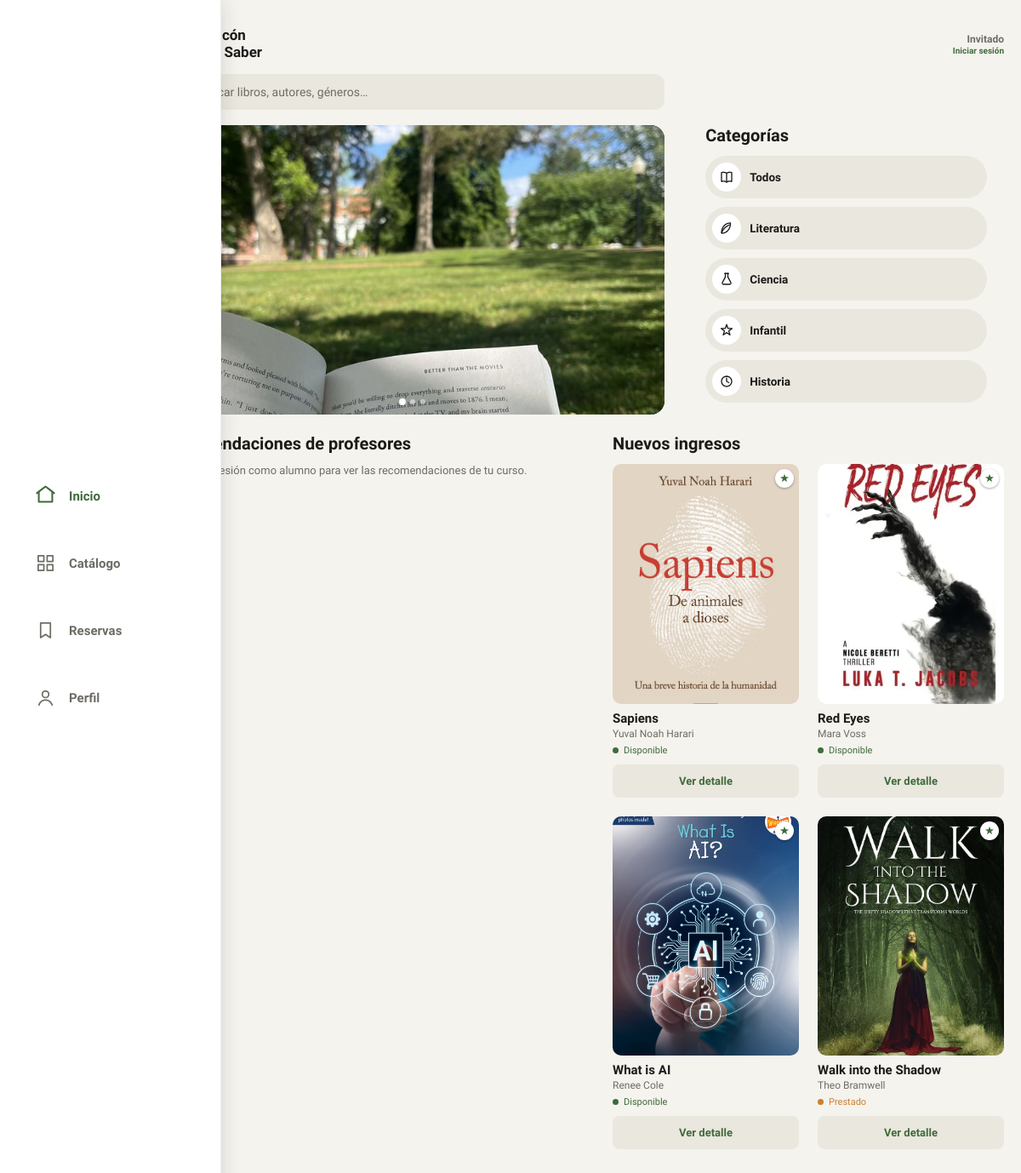
The page / on the database its author committed.
### tables this page shows
CREATE TABLE `libro` (
  `id_libro` bigint(20) UNSIGNED NOT NULL,
  `título` varchar(255) NOT NULL,
  `autor` varchar(255) NOT NULL,
  `categoria` varchar(30) NOT NULL DEFAULT 'literatura',
  `editorial` varchar(255) NOT NULL,
  `fecha_publicación` date NOT NULL,
  `portada` varchar(255) DEFAULT NULL,
  `descripcion` text DEFAULT NULL,
  `valoracion` decimal(2,1) DEFAULT NULL,
  `paginas` smallint(5) UNSIGNED DEFAULT NULL
);

### index.php (the view, shortened to what this page needs)
<?php
    $haySesion = isset($_SESSION['estudiante_id']);
    $haySesionProfesor = isset($_SESSION['profesor_id']);
    $cursoEstudiante = $haySesion ? ($_SESSION['estudiante_curso'] ?? '') : '';
    require 'Conexion.php';
    $idEstudianteActual = $haySesion ? (int) $_SESSION['estudiante_id'] : 0;
    $consultaLibros = $conexion->prepare(
        'SELECT l.id_libro, l.título AS titulo, l.autor, l.portada,
                SUM(CASE WHEN p.Id_ejemplar IS NULL THEN 1 ELSE 0 END) AS ejemplares_disponibles,
                (SELECT COUNT(*) FROM prestamo p2
                 JOIN ejemplar e2 ON e2.id_ejemplar = p2.Id_ejemplar
                 WHERE e2.id_libro = l.id_libro AND p2.Id_estudiante = ?
                   AND p2.estado_prestamo = 1) AS reservado_por_mi
         FROM libro l
         LEFT JOIN ejemplar e ON e.id_libro = l.id_libro
         LEFT JOIN prestamo p ON p.Id_ejemplar = e.id_ejemplar AND p.estado_prestamo = 1
         GROUP BY l.id_libro'
    );
    $consultaLibros->execute([$idEstudianteActual]);
    $porTitulo = [];
    while ($fila = $consultaLibros->fetch(PDO::FETCH_ASSOC)) {
        $porTitulo[$fila['titulo']] = [
            'id' => (int) $fila['id_libro'],
            'disponible' => ((int) $fila['ejemplares_disponibles']) > 0,
            'reservado' => ((int) $fila['reservado_por_mi']) > 0,
        ];
    }
    function estadoLibro($porTitulo, $titulo)
    {
        if (isset($porTitulo[$titulo])) {
            return $porTitulo[$titulo];
        }
        return ['id' => 0, 'disponible' => false, 'reservado' => false];
    }
    $recomendados = [];
?>
<!DOCTYPE html>
<html lang="es">
<?php require 'componentes/head.php'; ?>
<body>
    <main class="aplicacion">
        <?php require 'componentes/encabezado-logo.php'; ?>
        <form class="buscador" role="search" action="catalogo.php" method="get">
            <input type="search" name="buscar" class="buscador__campo" placeholder="Buscar libros, autores, géneros…"
                aria-label="Buscar libros">
        </form>
        <div class="home-franja-superior">
            <section class="destacado" aria-label="Destacado">
                <article class="destacado__tarjeta destacado__tarjeta--carrusel">
                    <div class="carrusel-banner" id="carrusel-banner">
                        <div class="carrusel-banner__pista" id="carrusel-banner-pista">
                            <figure class="carrusel-banner__slide">
                                <img src="imagenes/banner-1.jpg" alt="">
                            </figure>
                        </div>
                        <div class="carrusel-banner__puntos" id="carrusel-banner-puntos">
                            <span class="carrusel-banner__punto carrusel-banner__punto--activo"></span>
                            <span class="carrusel-banner__punto"></span>
                            <span class="carrusel-banner__punto"></span>
                        </div>
                    </div>
                </article>
            </section>
            <section class="categorias">
            <header class="seccion__encabezado">
                <h2>Categorías</h2>
            </header>
            <ul class="categorias__lista">
                <li><a href="catalogo.php?categoria=todos" class="categoria"><span>Todos</span></a></li>
                <li><a href="catalogo.php?categoria=literatura" class="categoria"><span>Literatura</span></a></li>
                <li><a href="catalogo.php?categoria=ciencia" class="categoria"><span>Ciencia</span></a></li>
                <li><a href="catalogo.php?categoria=infantil" class="categoria"><svg class="categoria__icono"
                            viewBox="0 0 24 24">
                            <polygon
                                points="12,3 14.12,9.09 20.56,9.22 15.42,13.11 17.29,19.28 12,15.6 6.71,19.28 8.58,13.11 3.44,9.22 9.88,9.09" />
                        </svg><span>Infantil</span></a></li>
                <li><a href="catalogo.php?categoria=historia" class="categoria"><svg class="categoria__icono"
                            viewBox="0 0 24 24">
                            <polygon
                                points="12,4 14.47,4.39 16.7,5.53 18.47,7.3 19.61,9.53 20,12 19.61,14.47 18.47,16.7 16.7,18.47 14.47,19.61 12,20 9.53,19.61 7.3,18.47 5.53,16.7 4.39,14.47 4,12 4.39,9.53 5.53,7.3 7.3,5.53 9.53,4.39" />
                            <polyline points="12,7 12,12 15.5,14" />
                        </svg><span>Historia</span></a></li>
            </ul>
            </section>
        </div>
        <div class="home-franja-libros">
        <section class="recomendados">
            <header class="seccion__encabezado">
                <h2>Recomendaciones de profesores</h2>
            </header>
            <?php if (empty($recomendados)): ?>
                <p class="buscador__sin-resultados">
                    <?php if ($haySesion): ?>
                        Todavía no hay recomendaciones de profesores para <?= htmlspecialchars($cursoEstudiante) ?>.
                    <?php elseif ($haySesionProfesor): ?>
                        Todavía no hay ninguna recomendación cargada.
                    <?php else: ?>
                        Iniciá sesión como alumno para ver las recomendaciones de tu curso.
                    <?php endif; ?>
                </p>
            <?php endif; ?>
        </section>
        <section class="nuevos-ingresos">
            <header class="seccion__encabezado">
                <h2>Nuevos ingresos</h2>
            </header>
            <ul class="libros__lista">
                <?php
                $nuevosIngresos = [
                    ['titulo' => 'Sapiens', 'autor' => 'Yuval Noah Harari', 'portada' => 'imagenes/sapiens.jpg'],
                    ['titulo' => 'Red Eyes', 'autor' => 'Mara Voss', 'portada' => 'imagenes/red-eyes.jpg'],
                    ['titulo' => 'What is AI', 'autor' => 'Renee Cole', 'portada' => 'imagenes/what-is-ai.jpg'],
                    ['titulo' => 'Walk into the Shadow', 'autor' => 'Theo Bramwell', 'portada' => 'imagenes/walk-into-the-shadow.jpg'],
                ];
                foreach ($nuevosIngresos as $item):
                    $estado = estadoLibro($porTitulo, $item['titulo']);
                    ?>
                    <li>
                        <article class="libro">
                            <figure class="libro__portada">
                                <img src="<?= htmlspecialchars($item['portada']) ?>"
                                    alt="Portada de <?= htmlspecialchars($item['titulo']) ?>">
                                <span class="insignia-nuevo" aria-label="Nuevo ingreso">
                                    <svg viewBox="0 0 24 24">
                                        <polygon
                                            points="12,3 14.12,9.09 20.56,9.22 15.42,13.11 17.29,19.28 12,15.6 6.71,19.28 8.58,13.11 3.44,9.22 9.88,9.09" />
                                    </svg>
                                </span>
                            </figure>
                            <h3 class="libro__titulo"><?= htmlspecialchars($item['titulo']) ?></h3>
                            <p class="libro__autor"><?= htmlspecialchars($item['autor']) ?></p>
                            <p class="libro__estado <?= $estado['reservado'] ? 'libro__estado--prestado' : ($estado['disponible'] ? 'libro__estado--disponible' : 'libro__estado--prestado') ?>">
                                <span class="libro__punto"></span><?= $estado['reservado'] ? 'Reservado' : ($estado['disponible'] ? 'Disponible' : 'Prestado') ?>
                            </p>
                            <a href="Detalle.php?libro=<?= $estado['id'] ?>" class="boton-detalle">Ver detalle</a>
                        </article>
                    </li>
                <?php endforeach; ?>
            </ul>
        </section>
        </div>
    </main>
    <?php $navActivo = 'inicio'; require 'componentes/nav-inferior.php'; ?>
</body>
</html>

### componentes/head.php (shortened to what this page needs)
<?php
$sinAnimaciones = $sinAnimaciones ?? false;
?>
<head>
    <link rel="stylesheet" href="style.css">
    <link rel="stylesheet" href="Detalle.css">
    <?php if (!$sinAnimaciones): ?>
        <link rel="stylesheet" href="Animaciones.css">
    <?php endif; ?>
</head>

### componentes/encabezado-logo.php (shortened to what this page needs)
<?php
$mostrarSesion = $mostrarSesion ?? true;
$haySesion = $haySesion ?? false;
$haySesionProfesor = $haySesionProfesor ?? false;
?>
<header class="encabezado">
    <a href="index.php" class="logotipo">
        <span class="logotipo__texto">Rincón<br>del Saber</span>
    </a>
    <?php if ($mostrarSesion): ?>
        <?php if ($haySesion): ?>
            <a href="Perfil.php" class="sesion-indicador">
                <span class="sesion-indicador__nombre"><?= htmlspecialchars($_SESSION['estudiante_nombre'] ?? '') ?></span>
                <span class="sesion-indicador__etiqueta">Ver perfil</span>
            </a>
        <?php else: ?>
            <a href="Login.php" class="sesion-indicador sesion-indicador--invitado">
                <span class="sesion-indicador__nombre">Invitado</span>
                <span class="sesion-indicador__etiqueta">Iniciar sesión</span>
            </a>
        <?php endif; ?>
    <?php endif; ?>
</header>

### componentes/nav-inferior.php (shortened to what this page needs)
<?php
$navActivo = $navActivo ?? '';
$haySesionProfesor = $haySesionProfesor ?? false;
function navClase(string $item, string $activo): string
{
    return 'navegacion-inferior__item' . ($item === $activo ? ' navegacion-inferior__item--activo' : '');
}
?>
<nav class="navegacion-inferior" aria-label="Navegación principal">
    <ul>
        <li><a href="index.php" class="<?= navClase('inicio', $navActivo) ?>"><svg viewBox="0 0 24 24">
                    <polyline points="3,11 7.5,7.5 12,4 16.5,7.5 21,11" />
                    <polyline points="5,10 5,15 5,20 12,20 19,20 19,15 19,10" />
                </svg><span>Inicio</span></a></li>
        <li><a href="catalogo.php" class="<?= navClase('catalogo', $navActivo) ?>"><svg viewBox="0 0 24 24">
                    <polygon points="3,3 10,3 10,10 3,10" />
                    <polygon points="14,3 21,3 21,10 14,10" />
                    <polygon points="3,14 10,14 10,21 3,21" />
                    <polygon points="14,14 21,14 21,21 14,21" />
                </svg><span>Catálogo</span></a></li>
        <?php if ($haySesionProfesor): ?>
            <li><a href="Recomendar.php" class="<?= navClase('reservas', $navActivo) ?>"><svg viewBox="0 0 24 24">
                        <polygon points="12,3 14.12,9.09 20.56,9.22 15.42,13.11 17.29,19.28 12,15.6 6.71,19.28 8.58,13.11 3.44,9.22 9.88,9.09" />
                    </svg><span>Recomendaciones</span></a></li>
        <?php else: ?>
            <li><a href="Reservas.php" class="<?= navClase('reservas', $navActivo) ?>"><svg viewBox="0 0 24 24">
                        <polygon points="6,3 12,3 18,3 18,12 18,21 15,19 12,17 9,19 6,21" />
                    </svg><span>Reservas</span></a></li>
        <?php endif; ?>
        <?php if ($haySesionProfesor): ?>
            <li><a href="Perfilprofesor.php" class="<?= navClase('perfil', $navActivo) ?>"><svg viewBox="0 0 24 24">
                        <ellipse cx="12" cy="8" rx="4" ry="4" />
                        <polyline
                            points="4,21 4.35,20.08 4.76,19.25 5.22,18.51 5.72,17.84 6.26,17.26 6.83,16.75 7.44,16.31 8.06,15.94 8.71,15.64 9.36,15.4 10.03,15.22 10.69,15.1 11.35,15.02 12,15 12.65,15.02 13.31,15.1 13.97,15.22 14.64,15.4 15.29,15.64 15.94,15.94 16.56,16.31 17.17,16.75 17.74,17.26 18.28,17.84 18.78,18.51 19.24,19.25 19.65,20.08 20,21" />
                    </svg><span>Perfil</span></a></li>
        <?php else: ?>
            <li><a href="Perfil.php" class="<?= navClase('perfil', $navActivo) ?>"><span>Perfil</span></a></li>
        <?php endif; ?>
    </ul>
</nav>

### Detalle.css (style rules this page uses)
a.boton-detalle { display: block; text-align: center; text-decoration: none; }

### Animaciones.css (style rules this page uses)
.encabezado, .encabezado-detalle, .buscador, .destacado, .categorias, .recomendados, .nuevos-ingresos, .catalogo, .detalle-libro, .detalle-libro__ficha, .detalle-libro__descripcion, .perfil-tarjeta, .perfil-stats, .perfil-menu, .perfil-biblioteca, .reservas-tabs, .reservas-lista, .filtro-curso, .auth-logo, .auth-formulario, .contacto-intro, .contacto-errores, .contacto-exito, .form-contacto { animation: entrada-suave 0.45s cubic-bezier(0.16, 1, 0.3, 1) both; }
.buscador, .contacto-intro { animation-delay: .03s; }
.destacado, .detalle-libro, .contacto-errores, .contacto-exito { animation-delay: .05s; }
.categorias, .detalle-libro__ficha, .form-contacto { animation-delay: .09s; }
.recomendados, .detalle-libro__descripcion { animation-delay: .13s; }
.nuevos-ingresos, .catalogo { animation-delay: .17s; }
.libro, .libro--catalogo, .reserva-tarjeta, .recomendar-tarjeta { animation: fundido-simple 0.4s ease both; }
.boton-reservar, .boton-secundario, .boton-detalle, .perfil-menu__item, .filtro-curso__chip, .categoria, .reservas-tabs__boton, .navegacion-inferior__item, .modal__cerrar, .boton-volver { transition: transform .15s ease, background-color .2s ease, color .2s ease, box-shadow .2s ease, opacity .2s ease; }
.navegacion-inferior__item svg { transition: transform .25s cubic-bezier(0.34, 1.56, 0.64, 1); }
.navegacion-inferior__item--activo svg { transform: translateY(-2px) scale(1.18); }
.insignia-nuevo, .insignia-recomendado, .contacto-exito svg { animation: insignia-pop 0.4s cubic-bezier(0.34, 1.56, 0.64, 1) both; animation-delay: .2s; }

### rows shown on the page
libro: portada (picture), título "Sapiens", autor "Yuval Noah Harari", shows "Disponible"
libro: portada (picture), título "Red Eyes", autor "Mara Voss", shows "Disponible"
libro: portada (picture), título "What is AI", autor "Renee Cole", shows "Disponible"
libro: portada (picture), título "Walk into the Shadow", autor "Theo Bramwell", shows "Prestado"
